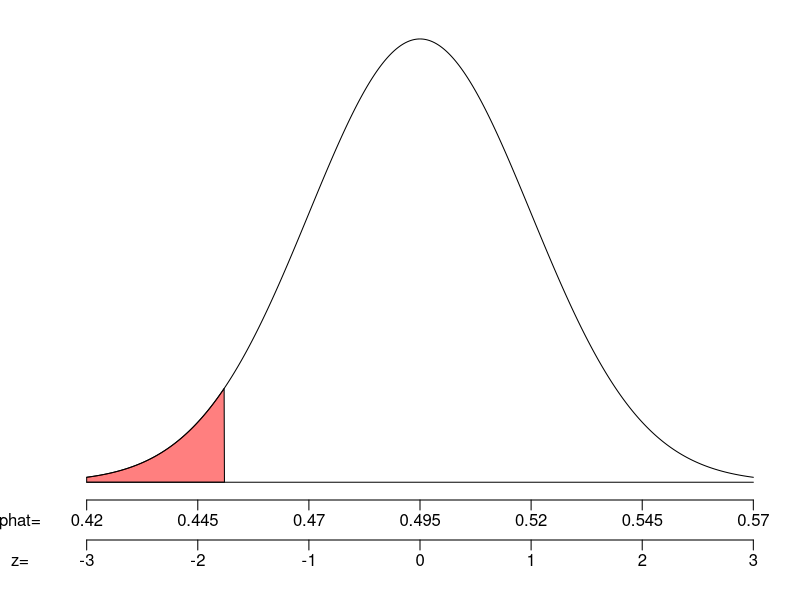

The R source for this figure:
## ---- chunk 1
## DATA GENERATION
options(scipen=999)
alpha = sample(c(0.1,0.05,0.025,0.02,0.01),1)
zstar = qnorm(alpha)
azs = abs(zstar)

dis = 0.3
dis2 = 2*dis/3

while(T){
    p = round(runif(1,0.09,0.91),3)
    n = sample(1:10,1) * 10^sample(0:3,1)
    se = signif(sqrt(p*(1-p)/n),3)
    if (n*p>10 & n*(1-p)>10 & sqrt(n*p*(1-p))>7)
    {
        break
    }
}
z = round(runif(1,azs-dis2,azs+dis),2) * sample(c(-1,-1,-1,-1,-1,1),1)
phat = signif(p+z*se,3)
z = round((phat-p)/se,2)
Pr = round(pnorm(z),4)
wrd = sample(c('sad','angry','special','greedy','bad','great','strong','happy','popular','cold'),1)
wrd2 = sample(c('less than', 'under', 'below'),1)

if (Pr<alpha)
{
    wrd3 = 'reject'
    sym = '<'
} else {
    wrd3 = 'retain'
    sym = '>'
}

## ---- chunk 2
par(mar=c(5,3,1,1))
zs = seq(-3,3,length=1000)
ys = dnorm(zs)
plot(zs, ys, 'l',xlim = c(-3,3), ylim = c(0,0.4),
     ann=FALSE,xaxt="n",yaxt="n",
     lwd=1,bty='n')
axis(side=1, line=0, at=-3:3, labels = FALSE)
mtext(signif(p+(-3:3)*se,3),side=1,line=0.5,at=-3:3)
mtext(c("phat="),line=0.5,side=1,at=-3.6)
axis(side=1, line=2,at=-3:3, labels = FALSE)
mtext(-3:3,side=1,line=2.5,at=-3:3)
mtext(c("z="),line=2.5,side=1,at=-3.6)
polygon(c(zs[zs<=z], z, -3),c(ys[zs<=z], 0, 0), col=rgb(1,0,0,0.5))
lines(c(-3,3),c(0,0),'l',lwd=1)
